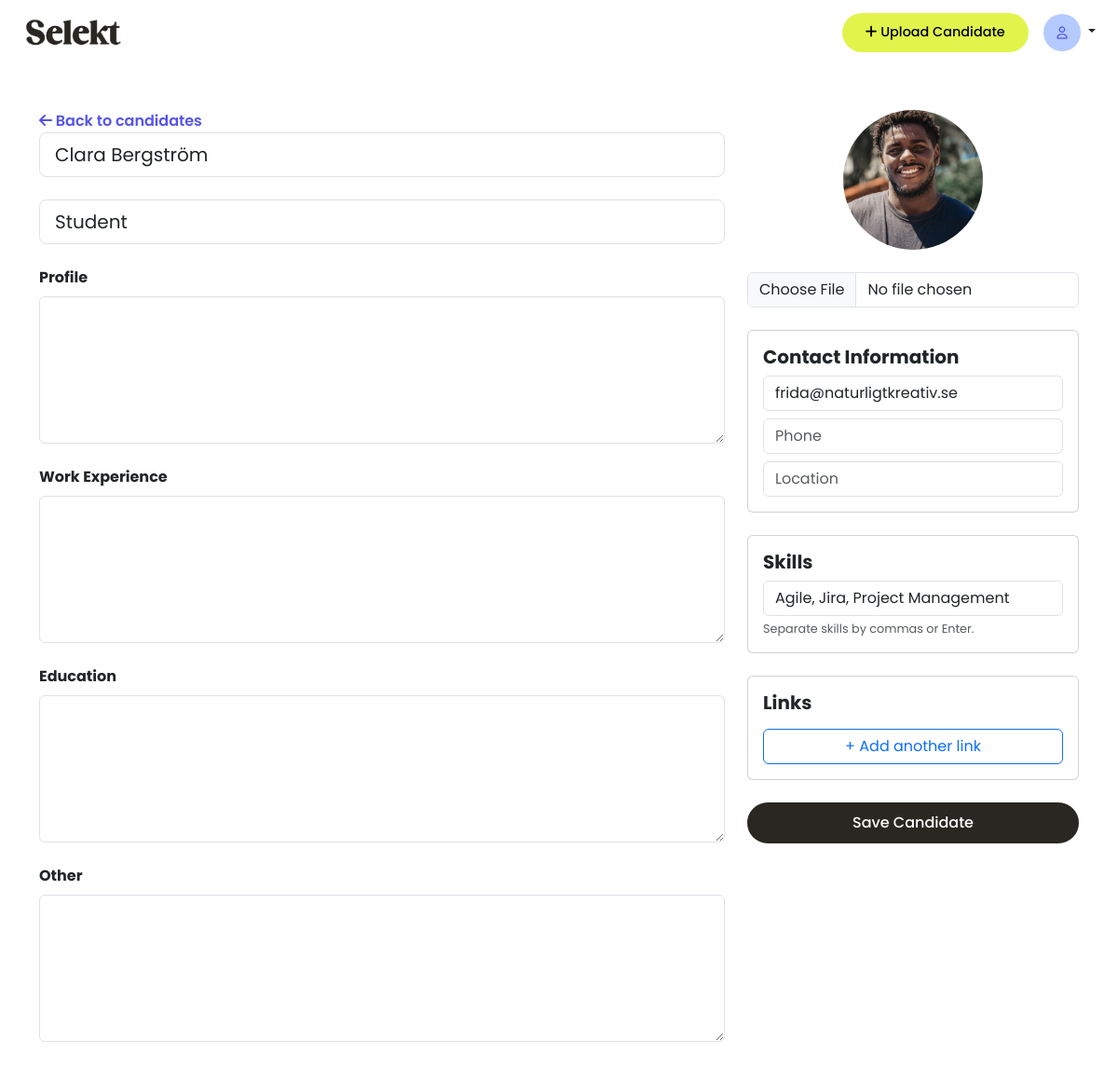
/candidates/11/edit/ (signed in), run on the app's committed database.
### candidates/models.py (models this page shows, shortened)
class Candidate(models.Model):
    user = models.ForeignKey(User, on_delete=models.CASCADE)
    name = models.CharField(max_length=100)
    email = models.EmailField()
    phone_number = models.CharField(max_length=20, blank=True)
    job_title = models.CharField(max_length=100, blank=True)
    profile_summary = models.TextField(blank=True)
    work_experience = models.TextField(blank=True)
    education = models.TextField(blank=True)
    location = models.CharField(max_length=100, blank=True)
    links = models.CharField(max_length=255, blank=True, help_text="e.g. LinkedIn, GitHub URLs")
    profile_image = models.ImageField(upload_to='profile_images/', blank=True, null=True)
    other = models.TextField(blank=True)
    notes = models.TextField(blank=True)
    top_skills = models.CharField(
        max_length=255,
        blank=True,
        help_text="Write top skills separated by commas (e.g. Communication, Leadership, SQL)"
    )
    uploaded_at = models.DateTimeField(auto_now_add=True)

### candidates/views.py (the view, shortened to what this page needs)
# urls.py: path('<int:pk>/edit/', views.CandidateUpdateView.as_view(), name='candidate_edit'),
class CandidateUpdateView(UpdateView):
    model = Candidate
    fields = [
            'name', 'email', 'phone_number', 'job_title', 'profile_summary',
            'work_experience', 'education', 'location', 'links',
            'profile_image', 'other', 'notes', 'top_skills'
    ]
    template_name = 'candidate-form.html'
    def get_object(self, queryset=None):
        obj = super().get_object(queryset)
        if obj.user != self.request.user:
            raise Http404("This candidate does not belong to you.")
        return obj

### templates/candidate-form.html (shortened to what this page needs)
{% extends 'base.html' %}
{% load static %}
{% block content %}
<div class="container py-5">
  <form method="post" enctype="multipart/form-data">
    <div class="row">
      <div class="col-md-8">
        <a href="{% url 'dashboard' %}" class="base-link"><i class="fa-solid fa-arrow-left"></i> Back to candidates</a>
        <div class="mb-4">
          <input type="text" name="name" class="form-control form-control-lg" placeholder="Name" value="{{ form.name.value|default_if_none:'' }}">
        </div>
        <div class="mb-4">
          <input type="text" name="job_title" class="form-control form-control-lg" placeholder="Job Title" value="{{ form.job_title.value|default_if_none:'' }}">
        </div>
        <div class="mb-4">
          <label class="form-label fw-bold">Profile</label>
          <textarea id="profile_summary" name="profile_summary" class="form-control wysiwyg" rows="6">{{ form.profile_summary.value|default_if_none:'' }}</textarea>
        </div>
        <div class="mb-4">
          <label class="form-label fw-bold">Work Experience</label>
          <textarea id="work_experience" name="work_experience" class="form-control wysiwyg" rows="6">{{ form.work_experience.value|default_if_none:'' }}</textarea>
        </div>
        <div class="mb-4">
          <label class="form-label fw-bold">Education</label>
          <textarea id="education" name="education" class="form-control wysiwyg" rows="6">{{ form.education.value|default_if_none:'' }}</textarea>
        </div>
        <div class="mb-4">
          <label class="form-label fw-bold">Other</label>
          <textarea id="other" name="other" class="form-control wysiwyg" rows="6">{{ form.other.value|default_if_none:'' }}</textarea>
        </div>
      </div>
      <div class="col-md-4">
        <div class="text-center mb-4">
          {% if form.instance.profile_image %}
            <img src="{{ form.instance.profile_image.url }}" class="rounded-circle mb-3" style="width: 150px; height: 150px; object-fit: cover;">
          {% else %}
            <img src="{% static 'media/images/user-pic.png' %}" class="rounded-circle mb-3" style="width: 150px; height: 150px; object-fit: cover;">
          {% endif %}
          <input type="file" name="profile_image" class="form-control mt-2">
        </div>
        <div class="card p-3 mb-4">
          <h5 class="card-title fw-bold">Contact Information</h5>
          <input type="email" name="email" class="form-control mb-2" placeholder="Email" value="{{ form.email.value|default_if_none:'' }}">
          <input type="text" name="phone_number" class="form-control mb-2" placeholder="Phone" value="{{ form.phone_number.value|default_if_none:'' }}">
          <input type="text" name="location" class="form-control" placeholder="Location" value="{{ form.location.value|default_if_none:'' }}">
        </div>
        <div class="card p-3 mb-4">
          <h5 class="card-title fw-bold">Skills</h5>
          <input id="top_skills" name="top_skills" class="form-control" value="{{ form.top_skills.value|default_if_none:'' }}">
          <small class="text-muted mt-1 d-block">Separate skills by commas or Enter.</small>
        </div>
        <div class="card p-3 mb-4">
          <h5 class="card-title fw-bold">Links</h5>
            <button type="button" class="btn btn-outline-primary mt-2" onclick="addLinkRow()">+ Add another link</button>
          </div>
        <div class="d-grid">
          <button type="submit" class="btn button-base scn-button">Save Candidate</button>
        </div>
      </div>
    </div>
  </form>
</div>
{% endblock %}

### static/css/style.css (style rules this page uses)
body, .index-body, .auth-body { font-family: 'Poppins', sans-serif; }
.text-muted { color: grey; font-size: 0.8rem; font-family: 'Poppins', sans-serif; }
.button-base { border-radius: 100px; padding: 10px 25px; font-weight: 500; display: inline-block; text-decoration: none; border: none; font-family: 'Poppins', sans-serif; }
.scn-button { background-color: #2A2722; color: white; }
.base-link { text-decoration: none; color: #5453EC; font-weight: 600; }

### data on the page
Candidate: name "Clara Bergström", job_title "Student", instance.profile_image (picture), email "frida@naturligtkreativ.se", top_skills "Agile, Jira, Project Management"
